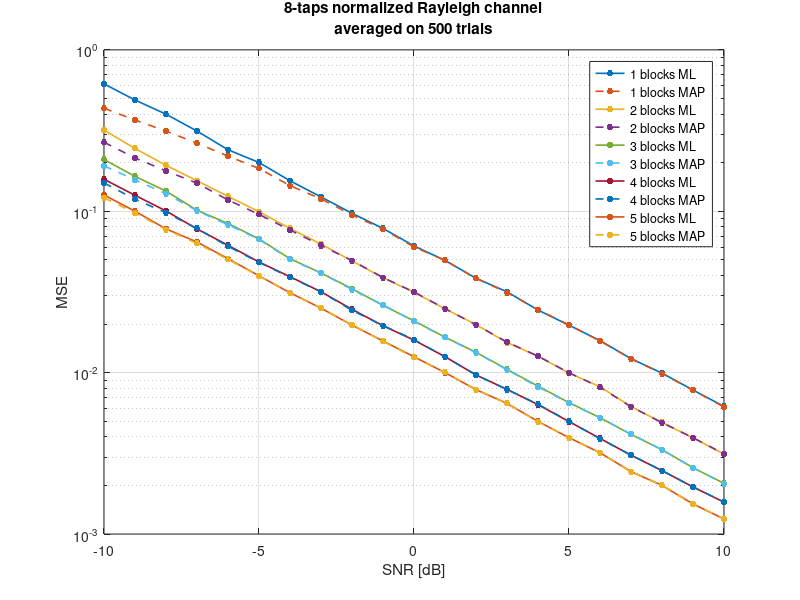

Source code (MATLAB):
%% code for step 3
close all;
clearvars;

%% parameters
N = 128; % number of subcarriers
L = 8; % length of the channel coefficients

M = 500; % number of trials
SNR = linspace(-10,10,21); % db
Es_N0 = 10.^(SNR/10); % noise power
N_SNR = length(Es_N0);
mseML = zeros(N_SNR,M);
mseMAP = zeros(N_SNR,M);

sigma2 = 1/(2*L);


for N_blocks=1:5 % number of blocks of training sequence
    I = repmat((-1).^(0:N-1)',N_blocks,1); % training sequence
    W = repmat(dftmtx(N),N_blocks,1); % dft matrix
    for i=1:N_SNR
        for j=1:M
            % channel
            hTrue = sqrt(sigma2)*(randn(L,1)+1i*randn(L,1));
            hTrue = hTrue/(norm(hTrue));
            lambda = repmat(fft(hTrue,N),N_blocks,1);
            
            % noise
            noise = sqrt((Es_N0(i)).^-1/2)*(randn(N_blocks*N,1)+1i*randn(N_blocks*N,1));
            
            % received signal
            r = lambda.*I+noise;
            
            % ML estimator
            A1 = (I.*W(:,1:L));
            hEstML = A1\r; % automatically solve with LS
            
            % MAP estimator with knowledge of noise power and h distr
            A2 = [A1;sqrt((Es_N0(i)^-1)/(sigma2))*eye(L)];
            hEstMAP = A2\[r;zeros(L,1)];
            
            mseML(i,j) = (hTrue-hEstML(1:L))'*(hTrue-hEstML(1:L));
            mseMAP(i,j) = (hTrue-hEstMAP(1:L))'*(hTrue-hEstMAP(1:L));
        end
    end
    mseML = mean(mseML,2);
    mseMAP = mean(mseMAP,2);
    
    semilogy(SNR,mseML,'.-','linewidth',1.2,'markersize',15); hold on;
    semilogy(SNR,mseMAP,'.--','linewidth',1.2,'markersize',15); hold on;
    xlabel('SNR [dB]');
    ylabel('MSE');
    label{2*N_blocks-1}=sprintf('%d blocks ML',N_blocks);
    label{2*N_blocks}=sprintf('%d blocks MAP',N_blocks);
end
title(sprintf('%d-taps normalized Rayleigh channel\naveraged on %d trials',L,M));
legend(label);
grid on;

